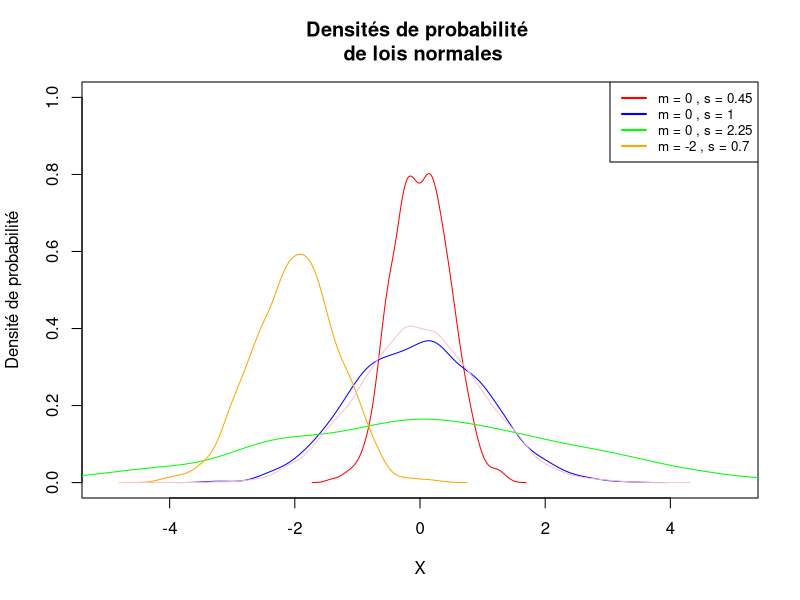
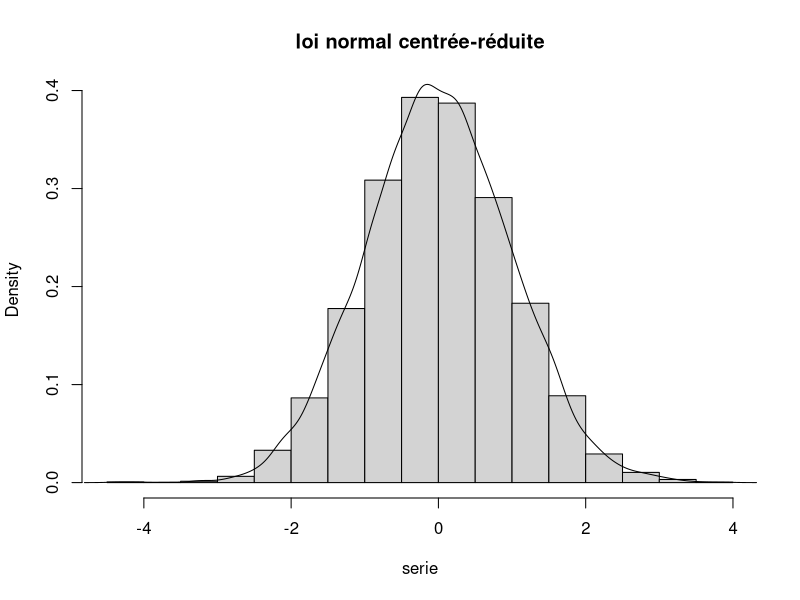

Generate these figures, in order, with R: (Note: this script raises an error after producing the figures.)
rm(list = ls())

# Créer une toile de fond vide pour le graphique
par(mfrow = c(1,1))
plot(NA, xlim=c(-5, 5), ylim=c(0, 1), xlab="X", 
     ylab="Densité de probabilité", 
     main="Densités de probabilité \n de lois normales")

# Tracer la densité de probabilité pour chaque simulation
moyennes <- c(0, 0, 0, -2)
sigmas <- c(0.45, 1, 2.25, 0.7)
colors <- c("red", "blue", "green", "orange")
legend_labels <- c()
for (i in 1:length(moyennes)) {
  serie = rnorm(n = 1000, 
                mean = moyennes[i], 
                sd = sigmas[i])
  lines(density(serie), col = colors[i])
  legend_labels <- c(legend_labels, paste("m =", moyennes[i], ",", "s =", sigmas[i]))
}

# Ajouter une légende
legend("topright", legend=legend_labels, col=colors, lwd=2, cex=0.8)

#Avec 10000 points
serie = rnorm(n = 1e4, mean = 0, sd = 1)
lines(density(serie),col = "pink")

#Histogramme

hist(x=serie,probability = TRUE , main = "loi normal centrée-réduite")
lines(density(serie))

median(serie)

quantile(serie,seq(0,1,0.25))


quantile(serie,seq(0,1,0.01))

quantile(serie, 
         probs = 0.95)
# environ 1,64


#Les commandes pnorm() et qnorm().

qnorm(p = 0.95, mean = 0, sd = 1)
pnorm(q = 1.644854, mean = 0, sd = 1)

qnorm(p = 0.975,mean = 0,sd = 1)

pnorm(q=1.96, mean = 0, sd = 1)

#Exercice 2 - Construire la table de loi normale



indices_lignes = seq(from = 0, to = 3.9, by = 0.1)
indices_cols = seq(0.00,0.09,0.01)

#on crée un vecteur vide pour ajouter les probas au fur et à mesure

resultat = NULL

#On parcourt les indices lignes
for (j in indices_cols){
  all_probas = c()
  
  for (i in indices_lignes){
    proba = pnorm(q = i+j, mean = 0, sd = 1)
    #on ajoute la nouvelle proba au vecteur existant
    all_probas = c(all_probas,proba)
    all_probas = round(all_probas,digits = 4)
  }
  resultat = cbind(resultat,all_probas)
}
print(all_probas)

class(resultat)
table = data.frame(resultat)
colnames(table) = indices_cols
rownames(table) = indices_lignes
View(table)

print(resultat)


#Exercice 3 - Simulation d'une population

moyenne_pop<-171
sd_pop<-9
population<-rnorm(n = 1e7, 
                  mean=moyenne_pop, 
                  sd=sd_pop)

mean(population)
sd(population)

hist(population)


#observé
pop190 = population[population < 190]
length(pop190)
length(pop190) / length(population)

#en théorie
pnorm(q = 190, mean=moyenne_pop, sd=sd_pop)*1e7


#Observe
pop200 = population[population >= 200]
length(pop200)
length(pop200) / length(population)

#en théorie
#proba de P( X < 200cm)
proba_inf_200 = pnorm(q = 200, mean=moyenne_pop, sd=sd_pop)
#proba de P( X >= 200cm)
1 - proba_inf_200


#Exercice 4 - Simulation d'échantillon

taille_ech<-100
echantillon<-sample(x = population, 
                    size = taille_ech, 
                    replace = TRUE)
mean(echantillon)
sd(echantillon)

largeur<-qnorm(p = 0.975,mean=0,sd=1)*sd_pop/sqrt(taille_ech)
borne_inf<-moyenne_pop-largeur
borne_sup <-moyenne_pop+largeur

#Les commandes sample() et apply()

taille_ech<-100
nb_replicat<-1000
echantillons<-replicate(n = nb_replicat,
                        expr =  sample(population,
                                       taille_ech, 
                                       replace = TRUE))

moyennes<-apply(X = echantillons,
                MARGIN = 2,
                FUN = function(x) mean(x))
ecart_types<-apply(echantillons,
                   MARGIN = 2,
                   FUN = function(x) sd(x))

hist(moyennes)
hist(ecart_types)
mean(moyennes)
sd(moyennes)


#observé
moy172 = moyennes[moyennes > 172]
length(moy172)
length(moy172) / length(moyennes)

#en théorie
#proba de P( X < 172cm)
proba_inf_172 = pnorm(q = 172, 
                      mean=moyenne_pop, 
                      sd=sd_pop/sqrt(taille_ech))
#proba de P( X >= 172cm)
1 - proba_inf_172



largeur<-apply(X = echantillons,
               MARGIN = 2,
               FUN = function(x) pnorm(0.975)*sd(x)/taille_ech)

borne_inf_IC<-moyennes-largeur
borne_sup_IC<-moyennes+largeur




resultat = data.frame(largeur,borne_inf_IC,borne_sup_IC) 
View(resultat)

